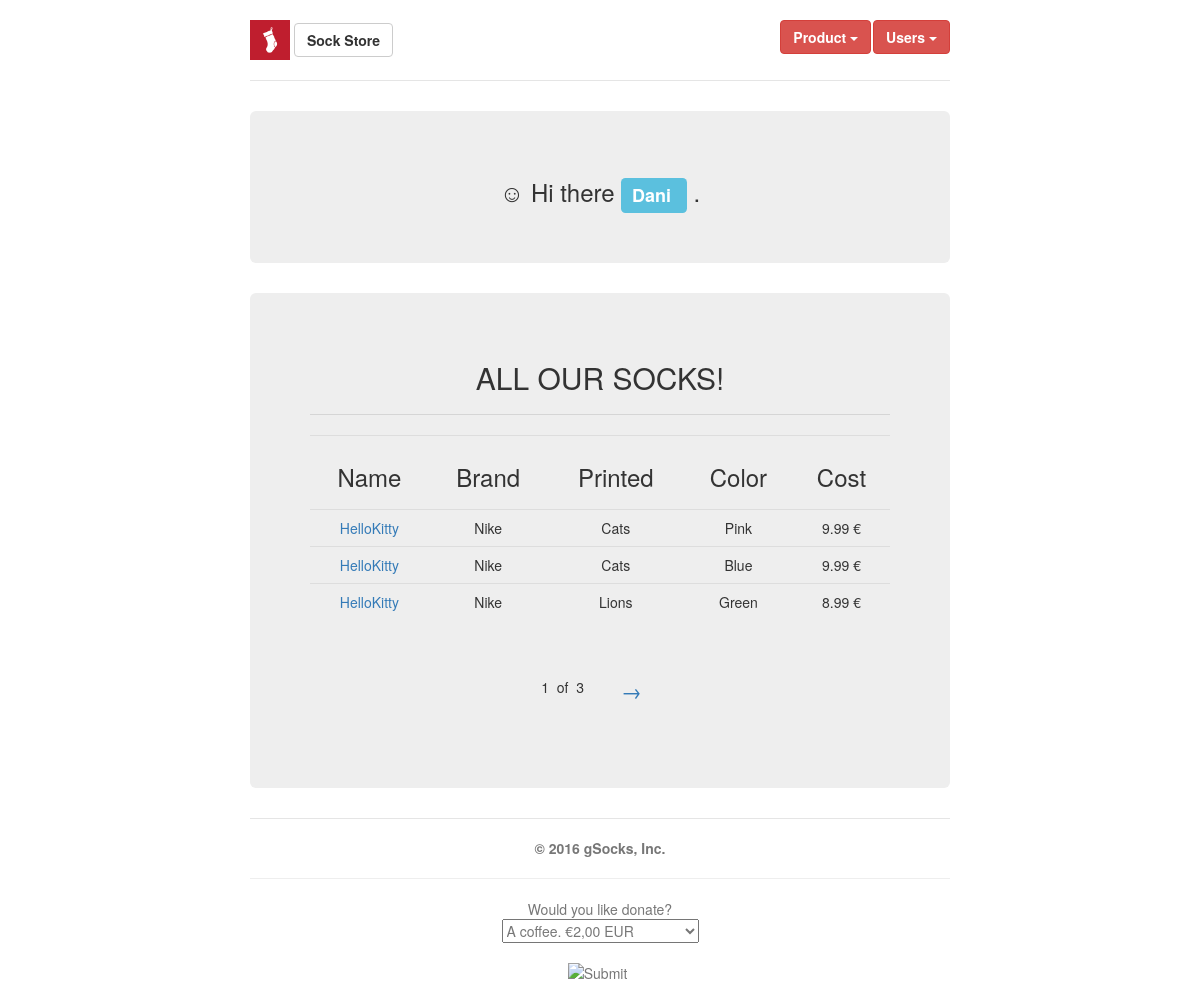
Screenshot of /store/product/ (signed in) with the database file from the repository.
### store/models.py (models this page shows, shortened)
class Product(models.Model):
    MID_TEXT_SIZE = 150
    LOW_TEXT_SIZE = 20
    THICKNESS_CHOICES = (
        ('Thick', 'Thick'),
        ('Thin', 'Thin'),
    )
    HEIGHT_CHOICES = (
        ('High', 'High'),
        ('Mid', 'Mid'),
        ('Low', 'Low'),
    )
    name = models.CharField(max_length = MID_TEXT_SIZE)
    brand = models.CharField(max_length = MID_TEXT_SIZE)
    color = models.CharField(max_length = MID_TEXT_SIZE)
    printed = models.CharField(max_length = MID_TEXT_SIZE)
    height = models.CharField(max_length=LOW_TEXT_SIZE, choices=HEIGHT_CHOICES)
    thickness = models.CharField(max_length=LOW_TEXT_SIZE, choices=THICKNESS_CHOICES)
    cost = models.FloatField(validators=[MinValueValidator(0.0)])
    timestamp = models.DateTimeField(auto_now_add=True, auto_now=False)
    updated = models.DateTimeField(auto_now_add=True, auto_now=False)

### store/views.py (the view)
class ProductList(LoginRequiredMixin, ListView):
    model = Product
    paginate_by = 3
    login_url = '/store/login/'
    def get_context_data(self, **args):
        context = super(ProductList, self).get_context_data(**args)
        context.update( { 'title':'ALL OUR SOCKS!' } )
        return context

### store/templates/store/product_list.html (shortened to what this page needs)
{% extends 'store/base.html' %}
{% block content %}
    {% if page_obj %}
        <h2>{{title}}</h2><hr>
        <table class="table">
            <tr>
                <td> <h3> Name </h3> </td>
                <td> <h3> Brand </h3> </td>
                <td> <h3> Printed </h3> </td>
                <td> <h3> Color </h3> </td>
                <td> <h3> Cost </h3> </td>
            </tr>
            {% for product in page_obj %}
            <tr>
                <td> <a href="{% url 'store:product_detail' product.id %}"> {{ product.name }} </a> </td>
                <td> {{ product.brand }} </td>
                <td> {{ product.printed }} </td>
                <td> {{ product.color }} </td>
                <td> {{ product.cost }} € </td>
            </tr>
            {% endfor %}
        </table>
        <div class="pagination">
            <span class="step-links">
                <span class="current">
                    &nbsp;&nbsp;{{ page_obj.number }}&nbsp;&nbsp;of&nbsp;&nbsp;{{ paginator.num_pages }}&nbsp;&nbsp;
                </span>
                {% if page_obj.has_next %}
                    <a class="btn" href="?page={{ page_obj.next_page_number }}">&#8594;</a>
                {% endif %}
            </span>
        </div>
    {% else %}
        <h2> No products here! </h2>
    {% endif %}
{% endblock %}

### store/templates/store/base.html (shortened to what this page needs)
{% load static %}
<!DOCTYPE html>
<html lang="en">
	<head>
		<link href="{% static 'store/css/bootstrap.min.css' %}" rel="stylesheet">
		<link href="{% static '/store/css/jumbotron-narrow.css' %}" rel="stylesheet">
	</head>
	<body>
		<div class="container">
			<div class="header clearfix">
				<nav>
					<ul class="nav nav-pills pull-right">
						<li role="presentation" class="dropdown">
							<div class="btn-group">
								<button type="button"
									class="btn btn-danger dropdown-toggle"
									data-toggle="dropdown" aria-haspopup="true"
									aria-expanded="false"> <b>Product</b>
									<span class="caret"></span>
								</button>
							</div>
						</li>
						<li role="presentation" class="dropdown">
							<div class="btn-group">
								<button type="button"
									class="btn btn-danger dropdown-toggle"
									data-toggle="dropdown" aria-haspopup="true"
									aria-expanded="false"> <b>Users</b>
									<span class="caret"></span>
								</button>
							</div>
						</li>
					</ul>
				</nav>
				<img alt="Brand" src="{% static '/store/img/fav.ico' %}" height="40" width="40">
				<a class="btn btn-default" href="/store"><b>Sock Store</b></a>
			</div>
			<div class="jumbotron">
				{% if user.is_authenticated %}
				<h3>&#9786; Hi there
					<span class="label label-info">
						{{user.username}}
					</span>&nbsp;.
				</h3>
				{% else %}
				<h3>&#9785; Please
					<a class="label label-warning"
					href="{% url 'store:login' %}">LOGIN</a>
					before anything.
				</h3>
				{% endif %}
			</div>
			<div class="jumbotron">{% block content %}{% endblock %}</div>
			<footer class="footer">
				<p style="text-align: center"><b>&copy; 2016 gSocks, Inc.</b></p><hr>
				<form style="text-align: center" target="paypal" action="https://www.paypal.com/cgi-bin/webscr" method="post">
					<input type="hidden" name="on0" value="Would you like donate?">Would you like donate?<br>
					<select name="os0">
						<option value="A coffee.">A coffee. €2,00 EUR</option>
					</select>
					<br><br><input type="hidden" name="currency_code" value="EUR">
					<input type="image" src="https://www.paypalobjects.com/en_US/i/btn/btn_cart_SM.gif" border="0" name="submit">
				</form>
			</footer>
		</div>
	</body>
</html>

### store/static/store/css/jumbotron-narrow.css (style rules this page uses)
body { padding-top: 20px; padding-bottom: 20px; }
.header, .marketing, .footer { padding-right: 15px; padding-left: 15px; }
.header { padding-bottom: 20px; border-bottom: 1px solid #e5e5e5; }
.footer { padding-top: 19px; color: #777; border-top: 1px solid #e5e5e5; }
@media (min-width: 768px) { .container { max-width: 730px; } }
.jumbotron { text-align: center; border-bottom: 1px solid #e5e5e5; }
.jumbotron .btn { padding: 14px 24px; font-size: 21px; }
@media screen and (min-width: 768px) { .header, .marketing, .footer { padding-right: 0; padding-left: 0; } }
@media screen and (min-width: 768px) { .header { margin-bottom: 30px; } }
@media screen and (min-width: 768px) { .jumbotron { border-bottom: 0; } }

### rows the page displays
Product: name "HelloKitty", brand "Nike", printed "Cats", color "Pink", cost "9.99"
Product: name "HelloKitty", brand "Nike", printed "Cats", color "Blue", cost "9.99"
Product: name "HelloKitty", brand "Nike", printed "Lions", color "Green", cost "8.99"

### other values shown
{{ user.username }} "Dani"
{{ title }} "ALL OUR SOCKS!"
{{ page_obj.number }} "1"
{{ paginator.num_pages }} "3"
